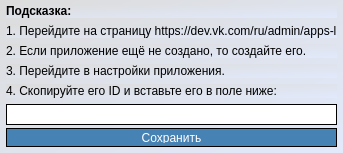
<?xml version="1.0" encoding="UTF-8"?>
<ui version="4.0">
 <class>Dialog</class>
 <widget class="QDialog" name="Dialog">
  <property name="geometry">
   <rect>
    <x>0</x>
    <y>0</y>
    <width>343</width>
    <height>153</height>
   </rect>
  </property>
  <property name="minimumSize">
   <size>
    <width>343</width>
    <height>153</height>
   </size>
  </property>
  <property name="maximumSize">
   <size>
    <width>343</width>
    <height>155</height>
   </size>
  </property>
  <property name="windowTitle">
   <string>Dialog</string>
  </property>
  <property name="styleSheet">
   <string notr="true">background-color: qlineargradient(spread:pad, x1:1, y1:1, x2:0, y2:0, stop:0 rgba(225, 233, 251, 255), stop:1 rgba(220, 220, 220, 255));</string>
  </property>
  <layout class="QVBoxLayout" name="verticalLayout_2">
   <property name="spacing">
    <number>6</number>
   </property>
   <property name="leftMargin">
    <number>6</number>
   </property>
   <property name="topMargin">
    <number>4</number>
   </property>
   <property name="rightMargin">
    <number>6</number>
   </property>
   <property name="bottomMargin">
    <number>6</number>
   </property>
   <item>
    <layout class="QVBoxLayout" name="verticalLayout">
     <item>
      <widget class="QLabel" name="label_hint">
       <property name="styleSheet">
        <string notr="true">font-weight: bold;</string>
       </property>
       <property name="text">
        <string>Подсказка:</string>
       </property>
      </widget>
     </item>
     <item>
      <widget class="QLabel" name="label_step_1">
       <property name="text">
        <string>1. Перейдите на страницу https://dev.vk.com/ru/admin/apps-list</string>
       </property>
      </widget>
     </item>
     <item>
      <widget class="QLabel" name="label_step_2">
       <property name="text">
        <string>2. Если приложение ещё не создано, то создайте его.</string>
       </property>
      </widget>
     </item>
     <item>
      <widget class="QLabel" name="label_step_3">
       <property name="text">
        <string>3. Перейдите в настройки приложения.</string>
       </property>
      </widget>
     </item>
     <item>
      <widget class="QLabel" name="label_step_4">
       <property name="text">
        <string>4. Скопируйте его ID и вставьте его в поле ниже:</string>
       </property>
      </widget>
     </item>
     <item>
      <widget class="QLineEdit" name="line_edit_token">
       <property name="minimumSize">
        <size>
         <width>0</width>
         <height>21</height>
        </size>
       </property>
       <property name="styleSheet">
        <string notr="true">QLineEdit {
background-color: white;
border: 1px solid black;
padding: 1px;
}

QLineEdit::focus {
background-color: white;
border: 1px solid rgb(21, 148, 194);
padding: 1px;
}

</string>
       </property>
      </widget>
     </item>
     <item>
      <widget class="QPushButton" name="button_save">
       <property name="styleSheet">
        <string notr="true">QPushButton {
background-color: rgb(70, 130, 180);
color: white;
border: 1px solid black;
padding: 3px 3px;
}

QPushButton:hover {
background-color: rgb(100, 152, 195);
}

QPushButton:pressed {
background-color: rgba(70, 130, 180 90);
}</string>
       </property>
       <property name="text">
        <string>Сохранить</string>
       </property>
      </widget>
     </item>
    </layout>
   </item>
  </layout>
 </widget>
 <resources/>
 <connections/>
</ui>
